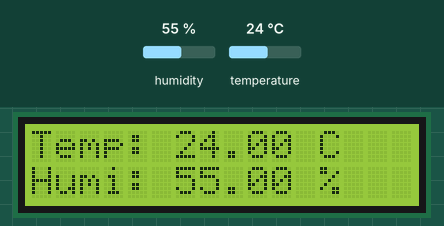
A program run on a simulated Arduino Uno, built with avr-gcc and run on an emulated ATmega328P. Shown: 16×2 character LCD. Inputs (shaded band) come from the test bench; at power-on: humidity 55 %, temperature 24 °C.

Above: at 1.2 s.
1.3 s: humidity set to 22 %
At 2.6 s:
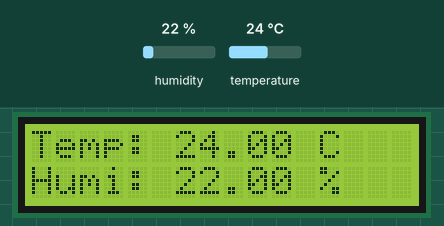
4.0 s: temperature set to 12 °C
At 5.5 s:
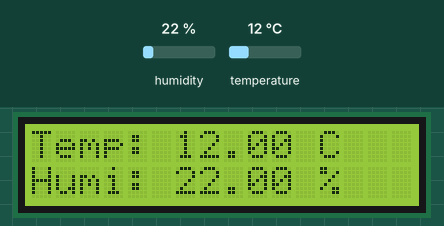
6.7 s: humidity set to 40 %
At 8.6 s:
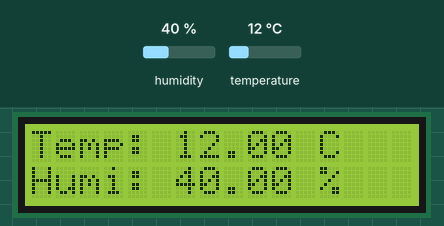
9.7 s: temperature set to 19 °C
At 11.4 s:
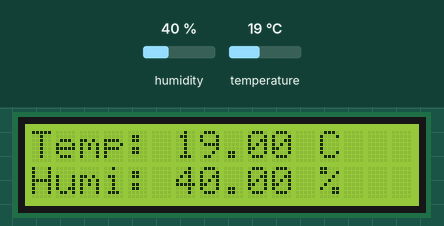
Timing chart, 0 to 12.9 s (numbered marks = the images above; inputs shaded):
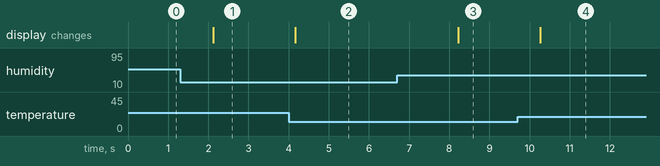

Measured:
- after the input at 1.3 s, the display: changes after 0.82 s (image 1)
- after the input at 4.0 s, the display: changes after 0.16 s (image 2)
- after the input at 6.7 s, the display: changes after 1.5 s (image 3)
- after the input at 9.7 s, the display: changes after 0.56 s (image 4)

The program:

main.cpp
```cpp
#include <Arduino.h>
#include <LiquidCrystal.h>
#include <DHT.h>

const byte rs = 8, en = 9, d4 = 10, d5 = 11, d6 = 12, d7 = 13;
LiquidCrystal lcd(rs, en, d4, d5, d6, d7);

const byte DHT11_PIN = 2;
DHT dht(DHT11_PIN, DHT11);

void setup() {
  dht.begin();

  lcd.begin(16, 2);

  lcd.setCursor(0, 0);
  lcd.print("Temp:");

  lcd.setCursor(0, 1);
  lcd.print("Humi:");
}

void loop() {
  float t = dht.readTemperature(false);
  float h = dht.readHumidity();

  if (isnan(h) || isnan(t)) { return; }

  lcd.setCursor(6, 0);
  lcd.print(t);
  lcd.print(" C");

  lcd.setCursor(6, 1);
  lcd.print(h);
  lcd.print(" %");

  delay(500);
}
```
